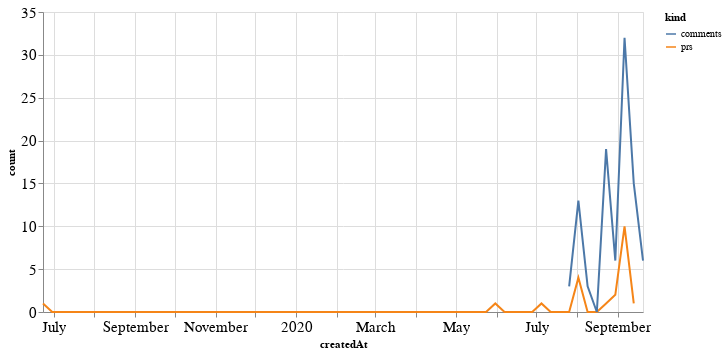

The code cell stored with this chart in its notebook:
### Code cell
alt.Chart(total_time, width=600).mark_line().encode(
    x='createdAt',
    y='count',
    color='kind'
)

### Figure 1 — Vega-Lite specification as saved in the notebook (floating-point values rounded to 4 significant figures; data arrays with more than 128 entries replaced by an {"elided": "..."} marker saying what was removed)
{"config": {"axisLeft": {"labelFontSize": 15}, "axisBottom": {"labelFontSize": 15}}, "data": {"name": "data-9072ac1101476ae16bad589bc2ee94a4"}, "mark": "line", "encoding": {"color": {"type": "nominal", "field": "kind"}, "x": {"type": "temporal", "field": "createdAt"}, "y": {"type": "quantitative", "field": "count"}}, "width": 600, "$schema": "https://vega.github.io/schema/vega-lite/v4.8.1.json", "datasets": {"data-9072ac1101476ae16bad589bc2ee94a4": {"elided": "132 records"}}}
